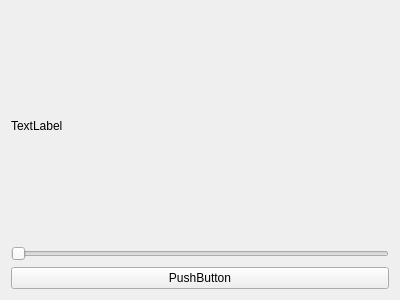
<?xml version="1.0" encoding="UTF-8"?>
<ui version="4.0">
 <class>PhotoEditor</class>
 <widget class="QWidget" name="PhotoEditor">
  <property name="geometry">
   <rect>
    <x>0</x>
    <y>0</y>
    <width>400</width>
    <height>300</height>
   </rect>
  </property>
  <property name="windowTitle">
   <string>PhotoEditor</string>
  </property>
  <layout class="QGridLayout" name="gridLayout">
   <item row="0" column="0">
    <layout class="QVBoxLayout" name="verticalLayout">
     <item>
      <widget class="QLabel" name="label">
       <property name="text">
        <string>TextLabel</string>
       </property>
      </widget>
     </item>
     <item>
      <widget class="QSlider" name="horizontalSlider">
       <property name="orientation">
        <enum>Qt::Horizontal</enum>
       </property>
      </widget>
     </item>
     <item>
      <widget class="QPushButton" name="pushButton">
       <property name="text">
        <string>PushButton</string>
       </property>
      </widget>
     </item>
    </layout>
   </item>
  </layout>
 </widget>
 <resources/>
 <connections/>
</ui>
